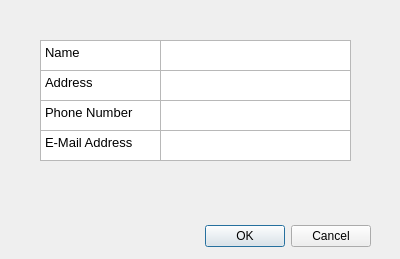
<?xml version="1.0" encoding="UTF-8"?>
<ui version="4.0">
 <class>AddClientDialog</class>
 <widget class="QDialog" name="AddClientDialog">
  <property name="geometry">
   <rect>
    <x>0</x>
    <y>0</y>
    <width>400</width>
    <height>259</height>
   </rect>
  </property>
  <property name="windowTitle">
   <string>Dialog</string>
  </property>
  <widget class="QDialogButtonBox" name="buttonBox">
   <property name="geometry">
    <rect>
     <x>200</x>
     <y>220</y>
     <width>171</width>
     <height>32</height>
    </rect>
   </property>
   <property name="orientation">
    <enum>Qt::Horizontal</enum>
   </property>
   <property name="standardButtons">
    <set>QDialogButtonBox::Cancel|QDialogButtonBox::Ok</set>
   </property>
  </widget>
  <widget class="QTextBrowser" name="nameTag">
   <property name="geometry">
    <rect>
     <x>40</x>
     <y>40</y>
     <width>121</width>
     <height>31</height>
    </rect>
   </property>
   <property name="html">
    <string>&lt;!DOCTYPE HTML PUBLIC &quot;-//W3C//DTD HTML 4.0//EN&quot; &quot;http://www.w3.org/TR/REC-html40/strict.dtd&quot;&gt;
&lt;html&gt;&lt;head&gt;&lt;meta name=&quot;qrichtext&quot; content=&quot;1&quot; /&gt;&lt;style type=&quot;text/css&quot;&gt;
p, li { white-space: pre-wrap; }
&lt;/style&gt;&lt;/head&gt;&lt;body style=&quot; font-family:'Sans'; font-size:10pt; font-weight:400; font-style:normal;&quot;&gt;
&lt;p style=&quot; margin-top:0px; margin-bottom:0px; margin-left:0px; margin-right:0px; -qt-block-indent:0; text-indent:0px;&quot;&gt;Name&lt;/p&gt;&lt;/body&gt;&lt;/html&gt;</string>
   </property>
  </widget>
  <widget class="QTextEdit" name="nameField">
   <property name="geometry">
    <rect>
     <x>160</x>
     <y>40</y>
     <width>191</width>
     <height>31</height>
    </rect>
   </property>
  </widget>
  <widget class="QTextEdit" name="addressField">
   <property name="geometry">
    <rect>
     <x>160</x>
     <y>70</y>
     <width>191</width>
     <height>31</height>
    </rect>
   </property>
  </widget>
  <widget class="QTextBrowser" name="addressTag">
   <property name="geometry">
    <rect>
     <x>40</x>
     <y>70</y>
     <width>121</width>
     <height>31</height>
    </rect>
   </property>
   <property name="html">
    <string>&lt;!DOCTYPE HTML PUBLIC &quot;-//W3C//DTD HTML 4.0//EN&quot; &quot;http://www.w3.org/TR/REC-html40/strict.dtd&quot;&gt;
&lt;html&gt;&lt;head&gt;&lt;meta name=&quot;qrichtext&quot; content=&quot;1&quot; /&gt;&lt;style type=&quot;text/css&quot;&gt;
p, li { white-space: pre-wrap; }
&lt;/style&gt;&lt;/head&gt;&lt;body style=&quot; font-family:'Sans'; font-size:10pt; font-weight:400; font-style:normal;&quot;&gt;
&lt;p style=&quot; margin-top:0px; margin-bottom:0px; margin-left:0px; margin-right:0px; -qt-block-indent:0; text-indent:0px;&quot;&gt;Address&lt;/p&gt;&lt;/body&gt;&lt;/html&gt;</string>
   </property>
  </widget>
  <widget class="QTextEdit" name="phoneField">
   <property name="geometry">
    <rect>
     <x>160</x>
     <y>100</y>
     <width>191</width>
     <height>31</height>
    </rect>
   </property>
   <property name="html">
    <string>&lt;!DOCTYPE HTML PUBLIC &quot;-//W3C//DTD HTML 4.0//EN&quot; &quot;http://www.w3.org/TR/REC-html40/strict.dtd&quot;&gt;
&lt;html&gt;&lt;head&gt;&lt;meta name=&quot;qrichtext&quot; content=&quot;1&quot; /&gt;&lt;style type=&quot;text/css&quot;&gt;
p, li { white-space: pre-wrap; }
&lt;/style&gt;&lt;/head&gt;&lt;body style=&quot; font-family:'Sans'; font-size:10pt; font-weight:400; font-style:normal;&quot;&gt;
&lt;p style=&quot;-qt-paragraph-type:empty; margin-top:0px; margin-bottom:0px; margin-left:0px; margin-right:0px; -qt-block-indent:0; text-indent:0px;&quot;&gt;&lt;br /&gt;&lt;/p&gt;&lt;/body&gt;&lt;/html&gt;</string>
   </property>
  </widget>
  <widget class="QTextBrowser" name="phoneTag">
   <property name="geometry">
    <rect>
     <x>40</x>
     <y>100</y>
     <width>121</width>
     <height>31</height>
    </rect>
   </property>
   <property name="html">
    <string>&lt;!DOCTYPE HTML PUBLIC &quot;-//W3C//DTD HTML 4.0//EN&quot; &quot;http://www.w3.org/TR/REC-html40/strict.dtd&quot;&gt;
&lt;html&gt;&lt;head&gt;&lt;meta name=&quot;qrichtext&quot; content=&quot;1&quot; /&gt;&lt;style type=&quot;text/css&quot;&gt;
p, li { white-space: pre-wrap; }
&lt;/style&gt;&lt;/head&gt;&lt;body style=&quot; font-family:'Sans'; font-size:10pt; font-weight:400; font-style:normal;&quot;&gt;
&lt;p style=&quot; margin-top:0px; margin-bottom:0px; margin-left:0px; margin-right:0px; -qt-block-indent:0; text-indent:0px;&quot;&gt;Phone Number&lt;/p&gt;&lt;/body&gt;&lt;/html&gt;</string>
   </property>
  </widget>
  <widget class="QTextBrowser" name="phoneTag_2">
   <property name="geometry">
    <rect>
     <x>40</x>
     <y>130</y>
     <width>121</width>
     <height>31</height>
    </rect>
   </property>
   <property name="html">
    <string>&lt;!DOCTYPE HTML PUBLIC &quot;-//W3C//DTD HTML 4.0//EN&quot; &quot;http://www.w3.org/TR/REC-html40/strict.dtd&quot;&gt;
&lt;html&gt;&lt;head&gt;&lt;meta name=&quot;qrichtext&quot; content=&quot;1&quot; /&gt;&lt;style type=&quot;text/css&quot;&gt;
p, li { white-space: pre-wrap; }
&lt;/style&gt;&lt;/head&gt;&lt;body style=&quot; font-family:'Sans'; font-size:10pt; font-weight:400; font-style:normal;&quot;&gt;
&lt;p style=&quot; margin-top:0px; margin-bottom:0px; margin-left:0px; margin-right:0px; -qt-block-indent:0; text-indent:0px;&quot;&gt;E-Mail Address&lt;/p&gt;&lt;/body&gt;&lt;/html&gt;</string>
   </property>
  </widget>
  <widget class="QTextEdit" name="emailField">
   <property name="geometry">
    <rect>
     <x>160</x>
     <y>130</y>
     <width>191</width>
     <height>31</height>
    </rect>
   </property>
   <property name="html">
    <string>&lt;!DOCTYPE HTML PUBLIC &quot;-//W3C//DTD HTML 4.0//EN&quot; &quot;http://www.w3.org/TR/REC-html40/strict.dtd&quot;&gt;
&lt;html&gt;&lt;head&gt;&lt;meta name=&quot;qrichtext&quot; content=&quot;1&quot; /&gt;&lt;style type=&quot;text/css&quot;&gt;
p, li { white-space: pre-wrap; }
&lt;/style&gt;&lt;/head&gt;&lt;body style=&quot; font-family:'Sans'; font-size:10pt; font-weight:400; font-style:normal;&quot;&gt;
&lt;p style=&quot;-qt-paragraph-type:empty; margin-top:0px; margin-bottom:0px; margin-left:0px; margin-right:0px; -qt-block-indent:0; text-indent:0px;&quot;&gt;&lt;br /&gt;&lt;/p&gt;&lt;/body&gt;&lt;/html&gt;</string>
   </property>
  </widget>
 </widget>
 <resources/>
 <connections>
  <connection>
   <sender>buttonBox</sender>
   <signal>accepted()</signal>
   <receiver>AddClientDialog</receiver>
   <slot>accept()</slot>
   <hints>
    <hint type="sourcelabel">
     <x>248</x>
     <y>254</y>
    </hint>
    <hint type="destinationlabel">
     <x>157</x>
     <y>274</y>
    </hint>
   </hints>
  </connection>
  <connection>
   <sender>buttonBox</sender>
   <signal>rejected()</signal>
   <receiver>AddClientDialog</receiver>
   <slot>reject()</slot>
   <hints>
    <hint type="sourcelabel">
     <x>316</x>
     <y>260</y>
    </hint>
    <hint type="destinationlabel">
     <x>286</x>
     <y>274</y>
    </hint>
   </hints>
  </connection>
 </connections>
</ui>
